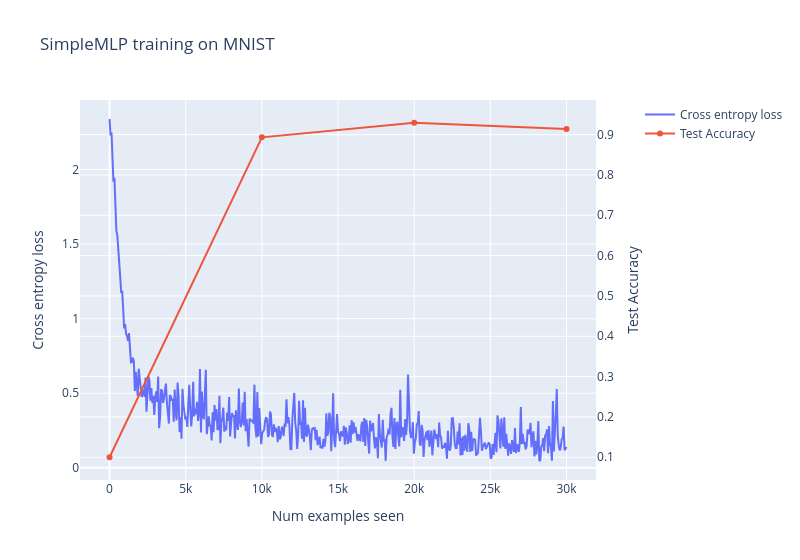

This figure's notebook cell:
### Code cell
# Exercise - add a validation loop
def train(args: SimpleMLPTrainingArgs) -> tuple[list[float], SimpleMLP]:
    """
    Trains & returns the model, using training parameters from the `args` object. Returns the model,
    and loss list.
    """
    model = SimpleMLP().to(device)

    mnist_trainset, mnist_testset = get_mnist()
    mnist_trainloader = DataLoader(
        mnist_trainset, batch_size=args.batch_size, shuffle=True
    )
    mnist_testloader = DataLoader(
        mnist_testset, batch_size=args.batch_size, shuffle=False
    )

    optimizer = t.optim.Adam(model.parameters(), lr=args.learning_rate)
    loss_list = []
    accuracy_list = []

    for epoch in range(args.epochs):
        pbar = tqdm(mnist_trainloader)

        for imgs, labels in pbar:
            # Move data to device, perform forward pass
            imgs, labels = imgs.to(device), labels.to(device)
            logits = model(imgs)

            # Calculate loss, perform backward pass
            loss = F.cross_entropy(logits, labels)
            loss.backward()
            optimizer.step()
            optimizer.zero_grad()

            # Update logs & progress bar
            loss_list.append(loss.item())
            pbar.set_postfix(epoch=f"{epoch + 1}/{args.epochs}", loss=f"{loss:.3f}")

        # Validation loop - JR
        with t.inference_mode():
            pbar = tqdm(mnist_testloader)
            accuracy_epoch = []
            for imgs, labels in pbar:
                imgs, labels = imgs.to(device), labels.to(device)
                logits = model(imgs)
                accuracy = (logits.argmax(dim=-1) == labels).sum().item() / len(labels)
                accuracy_epoch.append(accuracy)
            accuracy_list.append(np.mean(accuracy_epoch))

        # Validation loop - Reference
        # num_correct_classifications = 0
        # for imgs, labels in mnist_testloader:
        #     # Move data to device, perform forward pass in inference mode
        #     imgs, labels = imgs.to(device), labels.to(device)
        #     with t.inference_mode():
        #         logits = model(imgs)

        #     # Compute num correct by comparing argmaxed logits to true labels
        #     predictions = t.argmax(logits, dim=-1)
        #     num_correct_classifications += (predictions == labels).sum().item()

        # # Compute & log total accuracy
        # accuracy = num_correct_classifications / len(mnist_testset)
        # accuracy_list.append(accuracy)

    return loss_list, accuracy_list, model


args = SimpleMLPTrainingArgs()
loss_list, accuracy_list, model = train(args)

line(
    y=[
        loss_list,
        [0.1] + accuracy_list,
    ],  # we start by assuming a uniform accuracy of 10%
    use_secondary_yaxis=True,
    x_max=args.epochs * len(mnist_trainset),
    labels={
        "x": "Num examples seen",
        "y1": "Cross entropy loss",
        "y2": "Test Accuracy",
    },
    title="SimpleMLP training on MNIST",
    width=800,
)

### Figure 1 — Plotly figure (JSON) as saved in the notebook; plotly's stock layout.template omitted (floating-point values rounded to 4 significant figures; data arrays with more than 128 entries replaced by an {"elided": "..."} marker saying what was removed)
{"data": [{"name": "Cross entropy loss", "type": "scatter", "x": {"elided": "471 float values"}, "xaxis": "x", "y": {"elided": "471 float values"}, "yaxis": "y"}, {"name": "Test Accuracy", "type": "scatter", "x": [0.0, 10000.0, 20000.0, 30000.0], "xaxis": "x", "y": [0.1, 0.8934, 0.9295, 0.9141], "yaxis": "y2"}], "layout": {"hovermode": "x unified", "title": {"text": "SimpleMLP training on MNIST"}, "width": 800, "xaxis": {"anchor": "y", "domain": [0, 0.94], "title": {"text": "Num examples seen"}}, "yaxis": {"anchor": "x", "domain": [0, 1], "title": {"text": "Cross entropy loss"}}, "yaxis2": {"anchor": "x", "overlaying": "y", "side": "right", "title": {"text": "Test Accuracy"}}}}
